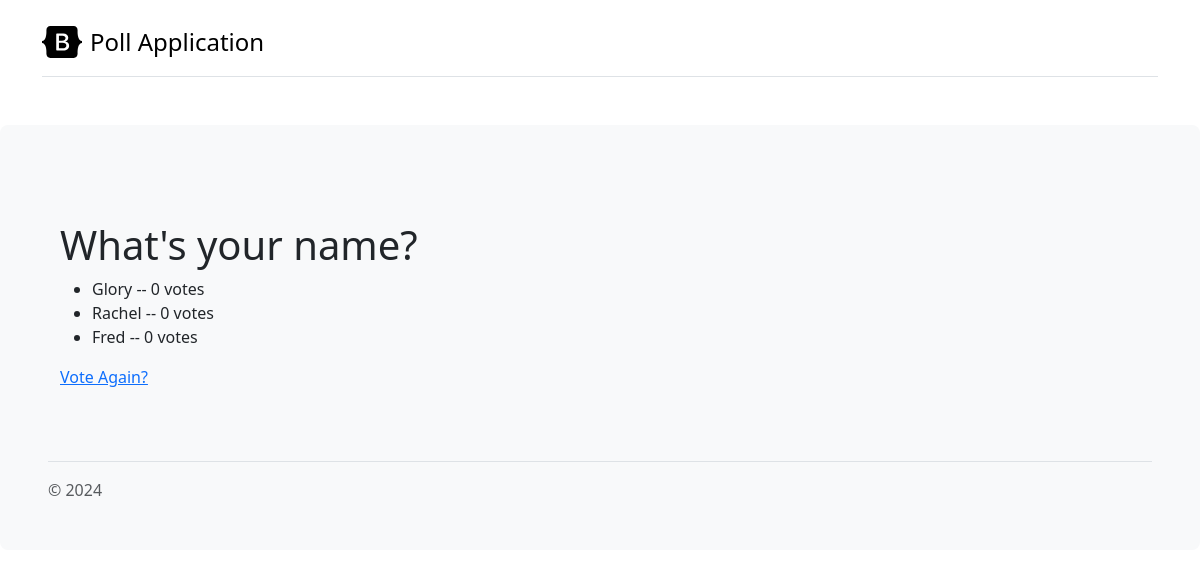
Before: /polls/1/results with the older database file.
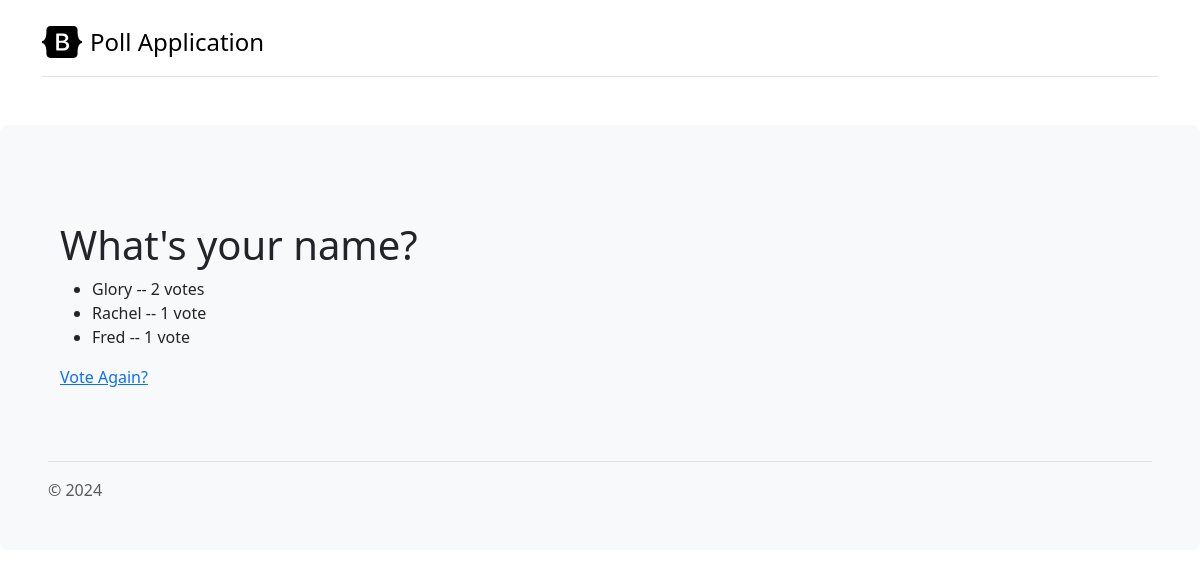
After: the same page with the newer database file.
### polls/models.py (models this page shows, shortened)
class Choice(models.Model):
    choice_text = models.CharField(max_length=200)
    votes = models.IntegerField(default=0)
    question = models.ForeignKey(Question, on_delete=models.CASCADE)

### polls/views.py (the view)
# urls.py: path("<int:question_id>/results", views.results, name="results"),
def results(request, question_id):
    question = get_object_or_404(Question, pk=question_id)
    return render(request, "polls/results.html", {'question': question})

### polls/templates/polls/results.html
{% extends 'polls/base.html' %}
{% block main_content %}
  <h1> {{question.question_text}} </h1>
  <ul>
    {% for choice in question.choice_set.all %}
      <li> {{choice.choice_text}} -- {{choice.votes}} vote{{ choice.votes|pluralize}} </li>
    {% endfor %}
  </ul>
  <a href="{% url 'polls:detail' question.id %}"> Vote Again? </a>
{% endblock %}

Changed rows visible on the page:
changed Choice "Glory": votes "0" → "2"
changed Choice "Rachel": votes "0" → "1"
changed Choice "Fred": votes "0" → "1"
